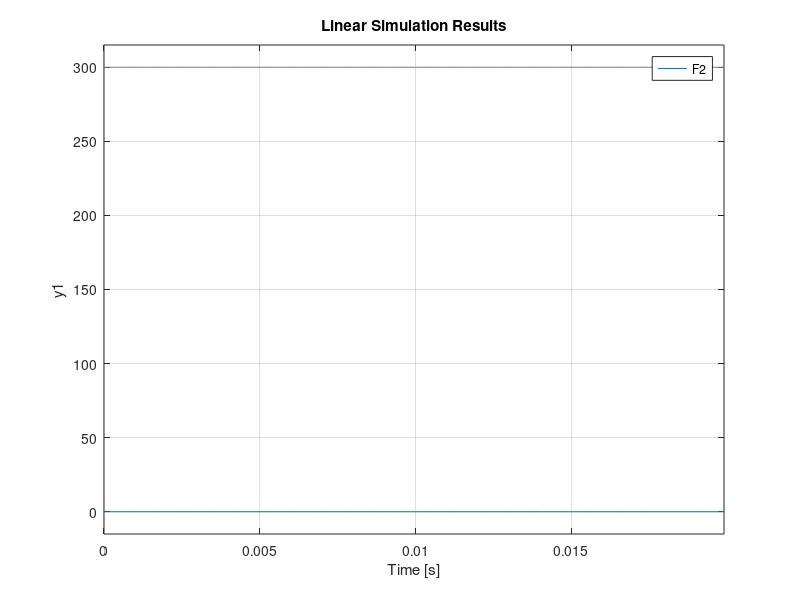

Write the MATLAB code that produced this figure.
close all; clear all; history -c; clc;
pkg load control;

s = tf('s');
L = 1*10^-6;
R = 2;
J = 10^6;
B = 0.3*10^-5;
Kb = 0.042;
Ka = 0.042;
Kp = 1;


G1 = 1/(L*s+R);
G2 = 1/(J*s+B);

% F1 = W(s)/Wr(s)
F1 = feedback(feedback(G1*Ka*G2, Kb)*Kp, 1)
% F2 = W(s)/Tl(s)
F2 = -feedback(G2/(Ka*G1*(Kb + Kp)))

p = 0.0001
t = 0:p:0.02-p;
u = 300*ones(length(t),1);
lsim(F1,u,t)
lsim(F2,u,t)
